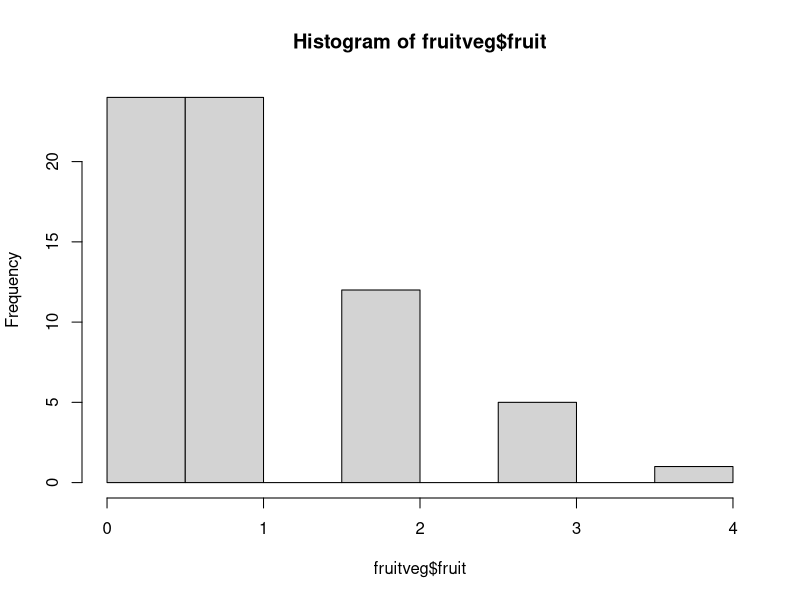
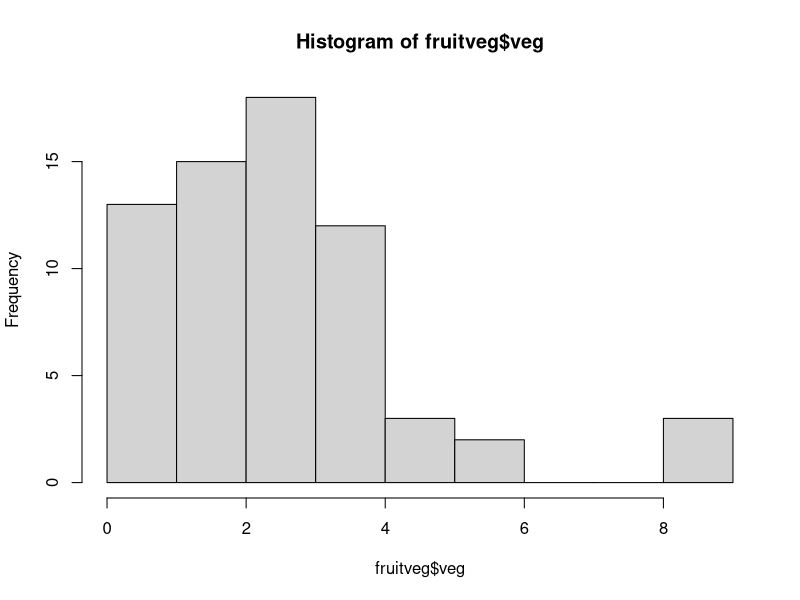
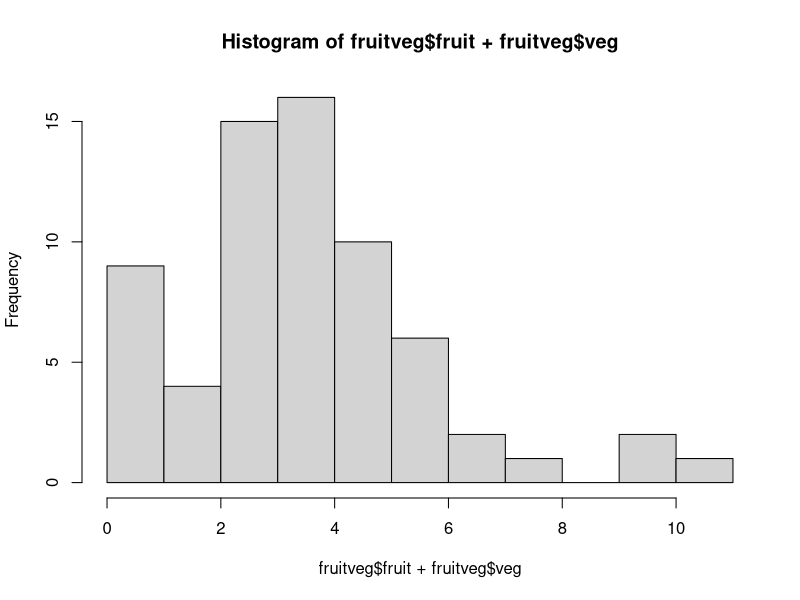
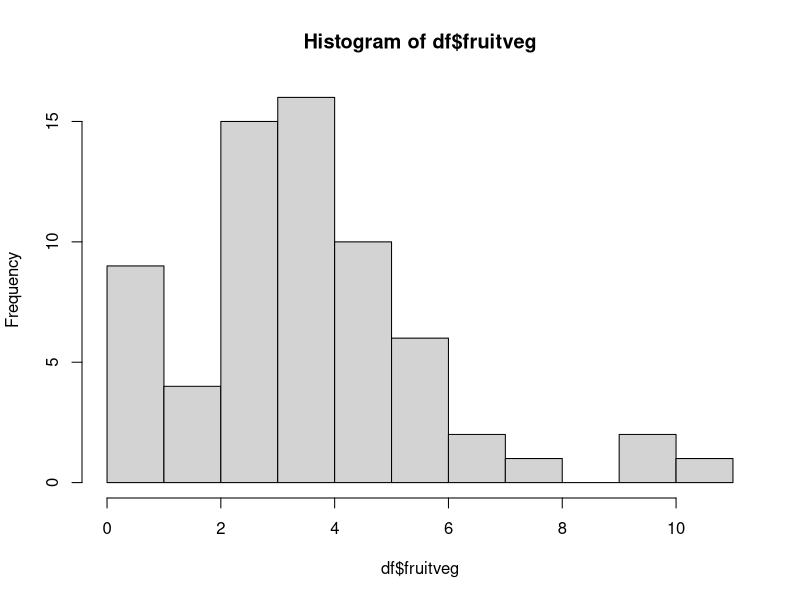
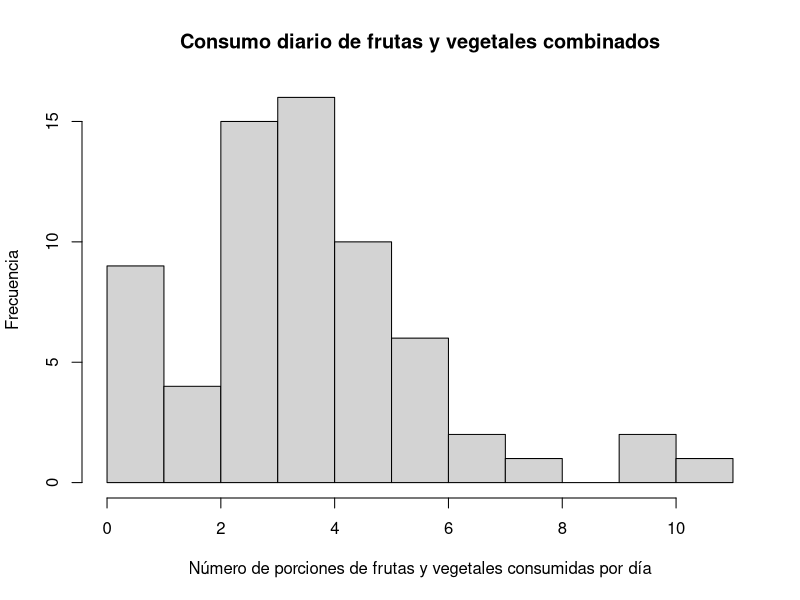
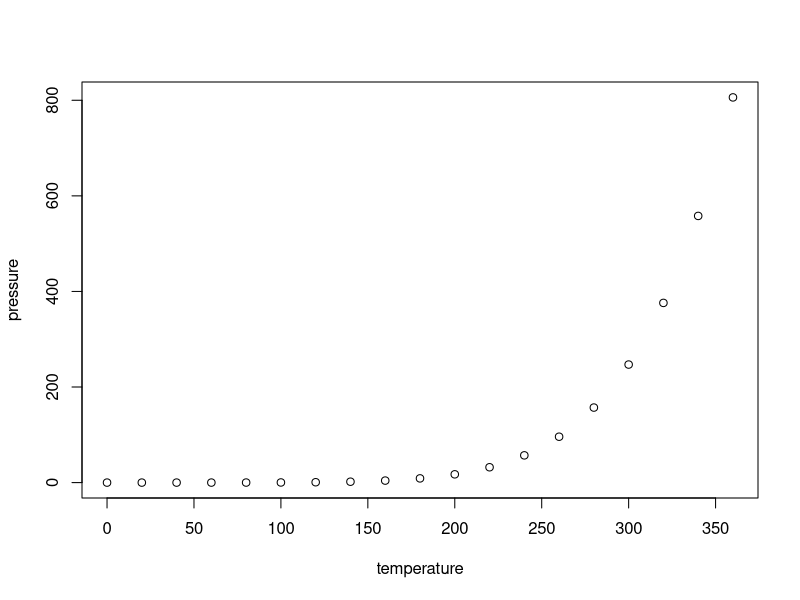

Here is the R script that generated these plots, in order:
## ---- chunk 1
# Importar data contenido en el archivo csv
df = read.csv(file = "cancerData1.csv", header = TRUE, sep=",")
str(df) # tipos de datos de df
head(df, 4) # mostrar las 4 primeras filas
tail(df, 4) # mostrar las 4 últimas filas
df[4,] # mostrar la fila 4
df[,4] # mostrar la columna 4
df[3,5] # mostrar la celda en la fila 3 y columna 5
df[1:5,] # mostrar todas las columnas de las filas 1 al 5 
df[,2:4] # mostrar todas las filas de las columnas 2 al 4
head(df[,2:5],3) # mostrar las tres primeras filas de las columnas 2 al 5
dim(df) # conocer la dimensiones de la matriz filas * columnas
df[, "gender"] # seleccionar la columna "gender"
gender <- df[, "gender"] # guardar el dato de "gender" en una variable
str(gender) # ver el tipo de dato de "gender"
gender <- as.factor(gender) # dado que el género es masculino o femenino se cambia el tipo de dato a factor
str(gender) # revisar el tipo de dato de "gender"
bmi <- df[,"bmi"] # seleccionar columna "bmi" y asignar una variable
summary(bmi) # "bmi" es continuo, sacar resumen de estadísticas básicas
summary(df$bmi) # forma alternativa de sacar el resumen de estadísticas
fruitveg <- df[, c("fruit","veg")] # seleccionar dos columnas
table(fruitveg) # tabla con conteos 
hist(fruitveg$fruit) # histograma de veces que consumen frutas
hist(fruitveg$veg) # histograma de veces que consumen vegetales
hist(fruitveg$fruit+fruitveg$veg) # histograma de veces que consumen frutas y vegetales
df["fruitveg"] = df$fruit+df$veg # crear nueva columna operando columnas
hist(df$fruitveg) # forma dos de mostrar histogrma de consumo de frutas y vegetales
table(df$smoking) # Contar frecuencias por tipo de "smoking"
table(df$smoking, exclude = NULL) # explicitar que se identifique los campos vacíos
df$five_a_day <- ifelse(df$fruitveg >= 5, 1, 0) # Categorizar si comen o no 5 veces al día las frutas y vegetales
as.factor(df$five_a_day) # transformar la variable "five_a_day" a tipo factor 
table(df$five_a_day) # contar por tipo de "five_a_day"

hist(df$fruitveg, main="Consumo diario de frutas y vegetales combinados", 
     xlab = "Número de porciones de frutas y vegetales consumidas por día", 
     ylab = "Frecuencia")
## ---- chunk 2
summary(cars)
## ---- chunk 3
plot(pressure)
